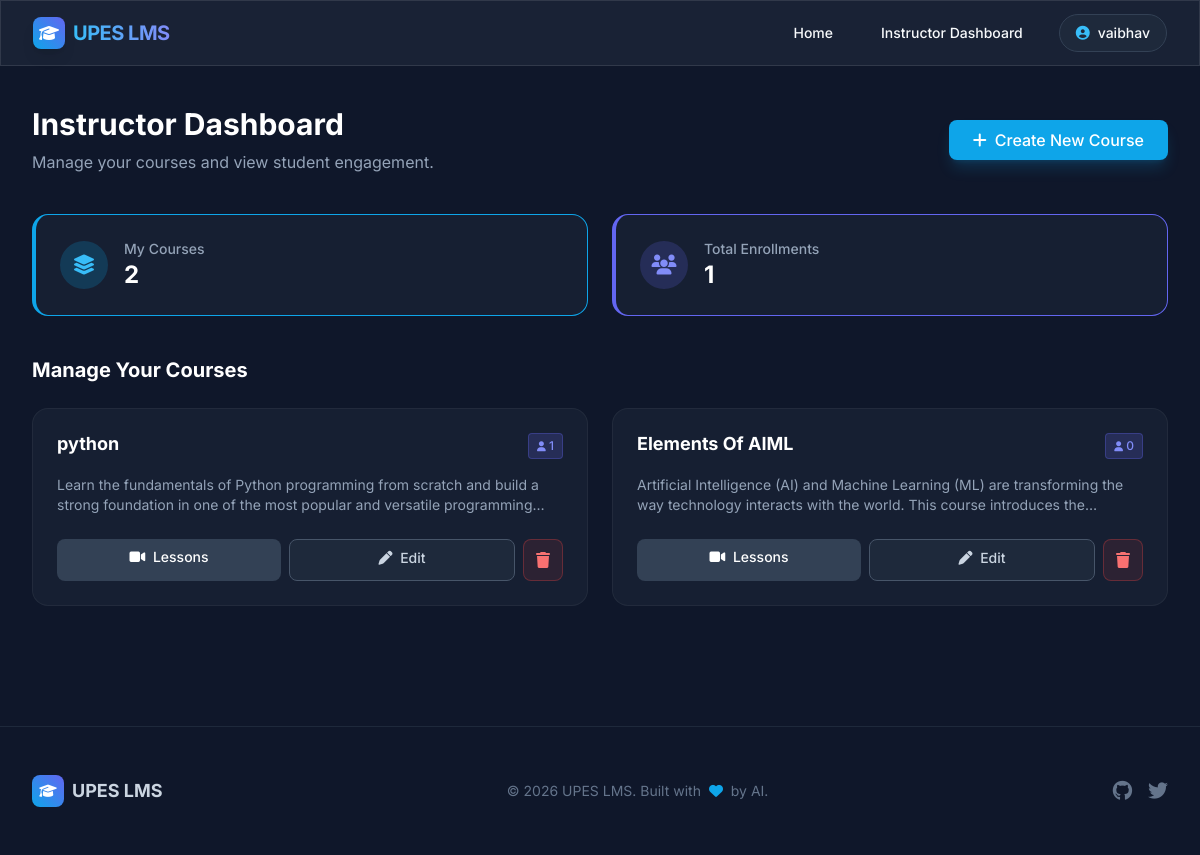
The page /instructor/dashboard (signed in) on the database its author committed.
### models.py (models this page shows)
class User(db.Model, UserMixin):
    id = db.Column(db.Integer, primary_key=True)
    name = db.Column(db.String(100), nullable=False)
    email = db.Column(db.String(120), unique=True, nullable=False)
    password = db.Column(db.String(60), nullable=False)
    role = db.Column(db.String(20), nullable=False, default='student') # student, instructor, admin
    courses_taught = db.relationship('Course', backref='instructor', lazy=True)
    enrollments = db.relationship('Enrollment', backref='student', lazy=True)

class Course(db.Model):
    id = db.Column(db.Integer, primary_key=True)
    title = db.Column(db.String(200), nullable=False)
    description = db.Column(db.Text, nullable=False)
    instructor_id = db.Column(db.Integer, db.ForeignKey('user.id'), nullable=False)
    created_at = db.Column(db.DateTime, default=datetime.utcnow)
    lessons = db.relationship('Lesson', backref='course', lazy=True, cascade="all, delete-orphan")
    enrollments = db.relationship('Enrollment', backref='course', lazy=True, cascade="all, delete-orphan")

### routes/instructor.py (the view)
@instructor_bp.route('/dashboard')
@login_required
def dashboard():
    courses = Course.query.filter_by(instructor_id=current_user.id).all()
    total_students = sum([len(c.enrollments) for c in courses])
    return render_template('instructor/dashboard.html', courses=courses, total_students=total_students)

### app.py (called while the page is built)
@login_manager.user_loader
def load_user(user_id):
    return User.query.get(int(user_id))

### routes/instructor.py (called while the page is built)
@instructor_bp.before_request
def check_instructor():
    if not current_user.is_authenticated or current_user.role not in ['instructor', 'admin']:
        flash('Instructor access required.', 'danger')
        return redirect(url_for('home'))

### templates/instructor/dashboard.html (shortened to what this page needs)
{% extends 'base.html' %}
{% block content %}
<div class="max-w-7xl mx-auto px-4 sm:px-6 lg:px-8 py-10">
    <div class="flex flex-col md:flex-row justify-between items-start md:items-center mb-10 gap-4 animate-fade-in-up">
        <div>
            <h1 class="text-3xl font-bold text-white mb-2">Instructor Dashboard</h1>
            <p class="text-slate-400">Manage your courses and view student engagement.</p>
        </div>
        <a href="{{ url_for('instructor.create_course') }}" class="bg-sky-500 hover:bg-sky-400 text-white font-medium py-2 px-6 rounded-lg transition-colors flex items-center gap-2 shadow-lg shadow-sky-500/20">
            <i class="fa-solid fa-plus"></i> Create New Course
        </a>
    </div>
    <div class="grid grid-cols-1 md:grid-cols-2 gap-6 mb-10 animate-fade-in-up delay-100">
        <div class="glass-card p-6 rounded-2xl flex items-center gap-4 border-l-4 border-sky-500">
            <div class="w-12 h-12 rounded-full bg-sky-500/20 flex items-center justify-center">
                <i class="fa-solid fa-layer-group text-sky-400 text-xl"></i>
            </div>
            <div>
                <p class="text-sm text-slate-400 font-medium">My Courses</p>
                <p class="text-2xl font-bold text-white">{{ courses|length }}</p>
            </div>
        </div>
        <div class="glass-card p-6 rounded-2xl flex items-center gap-4 border-l-4 border-indigo-500">
            <div class="w-12 h-12 rounded-full bg-indigo-500/20 flex items-center justify-center">
                <i class="fa-solid fa-users text-indigo-400 text-xl"></i>
            </div>
            <div>
                <p class="text-sm text-slate-400 font-medium">Total Enrollments</p>
                <p class="text-2xl font-bold text-white">{{ total_students }}</p>
            </div>
        </div>
    </div>
    <div class="animate-fade-in-up delay-200">
        <h2 class="text-xl font-bold text-white mb-6">Manage Your Courses</h2>
        {% if courses %}
            <div class="grid grid-cols-1 lg:grid-cols-2 xl:grid-cols-3 gap-6">
                {% for course in courses %}
                    <div class="glass-card rounded-2xl p-6 flex flex-col group">
                        <div class="flex justify-between items-start mb-4">
                            <h3 class="text-lg font-bold text-white leading-tight group-hover:text-sky-400 transition-colors">{{ course.title }}</h3>
                            <div class="flex items-center gap-2">
                                <span class="bg-indigo-500/20 text-indigo-400 px-2 py-1 rounded text-xs font-medium border border-indigo-500/30">
                                    <i class="fa-solid fa-user text-[10px]"></i> {{ course.enrollments|length }}
                                </span>
                            </div>
                        </div>
                        <p class="text-sm text-slate-400 mb-6 line-clamp-2 flex-grow">{{ course.description }}</p>
                        <div class="flex flex-wrap gap-2 mt-auto">
                            <a href="{{ url_for('instructor.manage_lessons', course_id=course.id) }}" class="flex-1 text-center bg-slate-700 hover:bg-slate-600 text-white text-sm font-medium py-2 px-3 rounded-lg transition-colors">
                                <i class="fa-solid fa-video mr-1"></i> Lessons
                            </a>
                            <a href="{{ url_for('instructor.edit_course', course_id=course.id) }}" class="flex-1 text-center bg-slate-800 hover:bg-slate-700 text-slate-300 text-sm font-medium py-2 px-3 rounded-lg border border-slate-600 transition-colors">
                                <i class="fa-solid fa-pen mr-1"></i> Edit
                            </a>
                            <form action="{{ url_for('instructor.delete_course', course_id=course.id) }}" method="POST" class="inline-block" onsubmit="return confirm('Are you sure you want to delete this course? This will also delete all lessons and enrollments.');">
                                <button type="submit" class="bg-red-500/10 hover:bg-red-500/20 text-red-400 border border-red-500/30 py-2 px-3 rounded-lg transition-colors" title="Delete Course">
                                    <i class="fa-solid fa-trash"></i>
                                </button>
                            </form>
                        </div>
                    </div>
                {% endfor %}
            </div>
        {% endif %}
    </div>
</div>
{% endblock %}

### templates/base.html (shortened to what this page needs)
<!DOCTYPE html>
<html lang="en" class="scroll-smooth">
<head>
    <script src="https://cdn.tailwindcss.com"></script>
    <link rel="stylesheet" href="https://cdnjs.cloudflare.com/ajax/libs/font-awesome/6.4.0/css/all.min.css">
    <link rel="stylesheet" href="{{ url_for('static', filename='css/style.css') }}">
</head>
<body class="flex flex-col min-h-screen text-slate-50 antialiased selection:bg-sky-500 selection:text-white">
    <nav class="glass sticky top-0 z-50 transition-all duration-300">
        <div class="max-w-7xl mx-auto px-4 sm:px-6 lg:px-8">
            <div class="flex items-center justify-between h-16">
                <div class="flex-shrink-0">
                    <a href="{{ url_for('home') }}" class="flex items-center gap-2 group">
                        <div class="w-8 h-8 rounded-lg bg-gradient-to-tr from-sky-500 to-indigo-500 flex items-center justify-center shadow-lg group-hover:scale-105 transition-transform">
                            <i class="fa-solid fa-graduation-cap text-white"></i>
                        </div>
                        <span class="font-bold text-xl tracking-tight text-gradient">UPES LMS</span>
                    </a>
                </div>
                <div class="hidden md:block">
                    <div class="ml-10 flex items-baseline space-x-6">
                        <a href="{{ url_for('home') }}" class="hover:text-sky-400 px-3 py-2 rounded-md text-sm font-medium transition-colors">Home</a>
                        {% if current_user.is_authenticated %}
                            {% if current_user.role == 'student' %}
                                <a href="{{ url_for('student.courses') }}" class="hover:text-sky-400 px-3 py-2 rounded-md text-sm font-medium transition-colors">Courses</a>
                                <a href="{{ url_for('student.dashboard') }}" class="hover:text-sky-400 px-3 py-2 rounded-md text-sm font-medium transition-colors">Dashboard</a>
                            {% elif current_user.role == 'instructor' %}
                                <a href="{{ url_for('instructor.dashboard') }}" class="hover:text-sky-400 px-3 py-2 rounded-md text-sm font-medium transition-colors">Instructor Dashboard</a>
                            {% elif current_user.role == 'admin' %}
                                <a href="{{ url_for('admin.dashboard') }}" class="hover:text-sky-400 px-3 py-2 rounded-md text-sm font-medium transition-colors">Admin Dashboard</a>
                            {% endif %}
                            <div class="relative group ml-4">
                                <button class="flex items-center gap-2 bg-slate-800 hover:bg-slate-700 px-4 py-2 rounded-full text-sm font-medium transition-colors border border-slate-700">
                                    <i class="fa-solid fa-user-circle text-sky-400"></i>
                                    {{ current_user.name.split(' ')[0] }}
                                </button>
                            </div>
                        {% endif %}
                    </div>
                </div>
            </div>
        </div>
    </nav>
    <main class="flex-grow w-full">
        {% block content %}{% endblock %}
    </main>
    <footer class="bg-slate-900 border-t border-slate-800 py-12 mt-20">
        <div class="max-w-7xl mx-auto px-4 sm:px-6 lg:px-8 flex flex-col md:flex-row justify-between items-center gap-6">
            <div class="flex items-center gap-2">
                <div class="w-8 h-8 rounded-lg bg-gradient-to-tr from-sky-500 to-indigo-500 flex items-center justify-center">
                    <i class="fa-solid fa-graduation-cap text-white text-sm"></i>
                </div>
                <span class="font-bold text-lg text-slate-300">UPES LMS</span>
            </div>
            <p class="text-slate-500 text-sm">© {{ current_year|default('2026') }} UPES LMS. Built with <i class="fa-solid fa-heart text-sky-500 mx-1"></i> by AI.</p>
            <div class="flex gap-4">
                <a href="#" class="text-slate-500 hover:text-sky-400 transition-colors"><i class="fa-brands fa-github text-xl"></i></a>
                <a href="#" class="text-slate-500 hover:text-sky-400 transition-colors"><i class="fa-brands fa-twitter text-xl"></i></a>
            </div>
        </div>
    </footer>
</body>
</html>

### static/css/style.css (style rules this page uses)
body { font-family: 'Inter', sans-serif; background-color: #0f172a; color: #f8fafc; }
.glass { background: rgba(30, 41, 59, 0.7); backdrop-filter: blur(10px); -webkit-backdrop-filter: blur(10px); border: 1px solid rgba(255, 255, 255, 0.1); }
.glass-card { background: rgba(30, 41, 59, 0.5); backdrop-filter: blur(16px); -webkit-backdrop-filter: blur(16px); border: 1px solid rgba(255, 255, 255, 0.05); transition: transform 0.3s ease, box-shadow 0.3s ease, border-color 0.3s ease; }
.text-gradient { background-clip: text; -webkit-background-clip: text; -webkit-text-fill-color: transparent; background-image: linear-gradient(to right, #38bdf8, #818cf8); }
.animate-fade-in-up { animation: fadeInUp 0.6s ease-out forwards; opacity: 0; transform: translateY(20px); }
.delay-100 { animation-delay: 100ms; }
.delay-200 { animation-delay: 200ms; }

### rows shown on the page
User: name "vaibhav"
Course: title "python", enrollments|length "1", description "Learn the fundamentals of Python programming from scratch and build a strong foundation in one of the most popular and versatile…"
Course: title "Elements Of AIML", enrollments|length "0", description "Artificial Intelligence (AI) and Machine Learning (ML) are transforming the way technology interacts with the world. This course introduces…"

### other values the page prints
{{ courses|length }} "2"
{{ total_students }} "1"
{{ current_year|default('2026') }} "2026"
